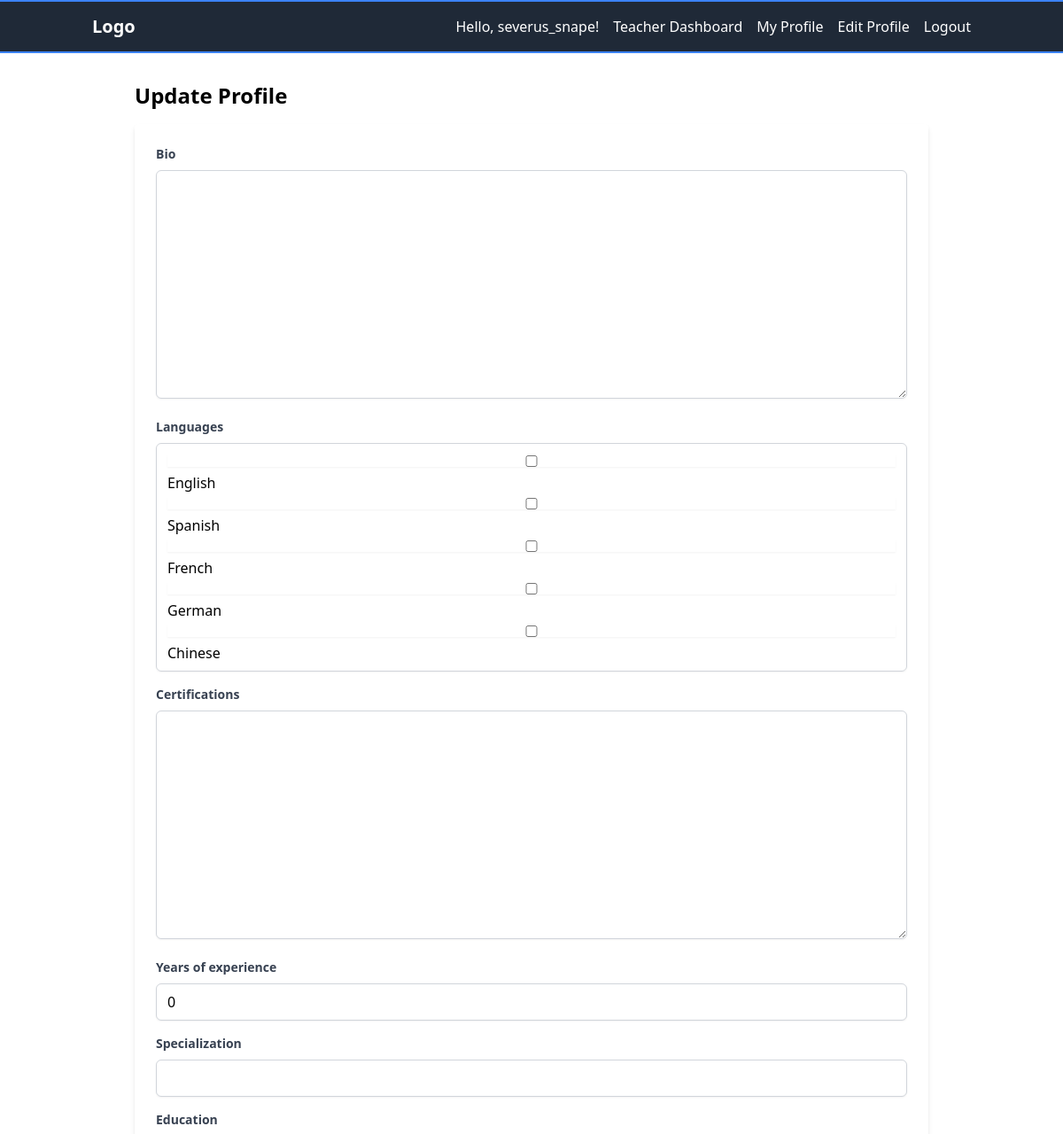
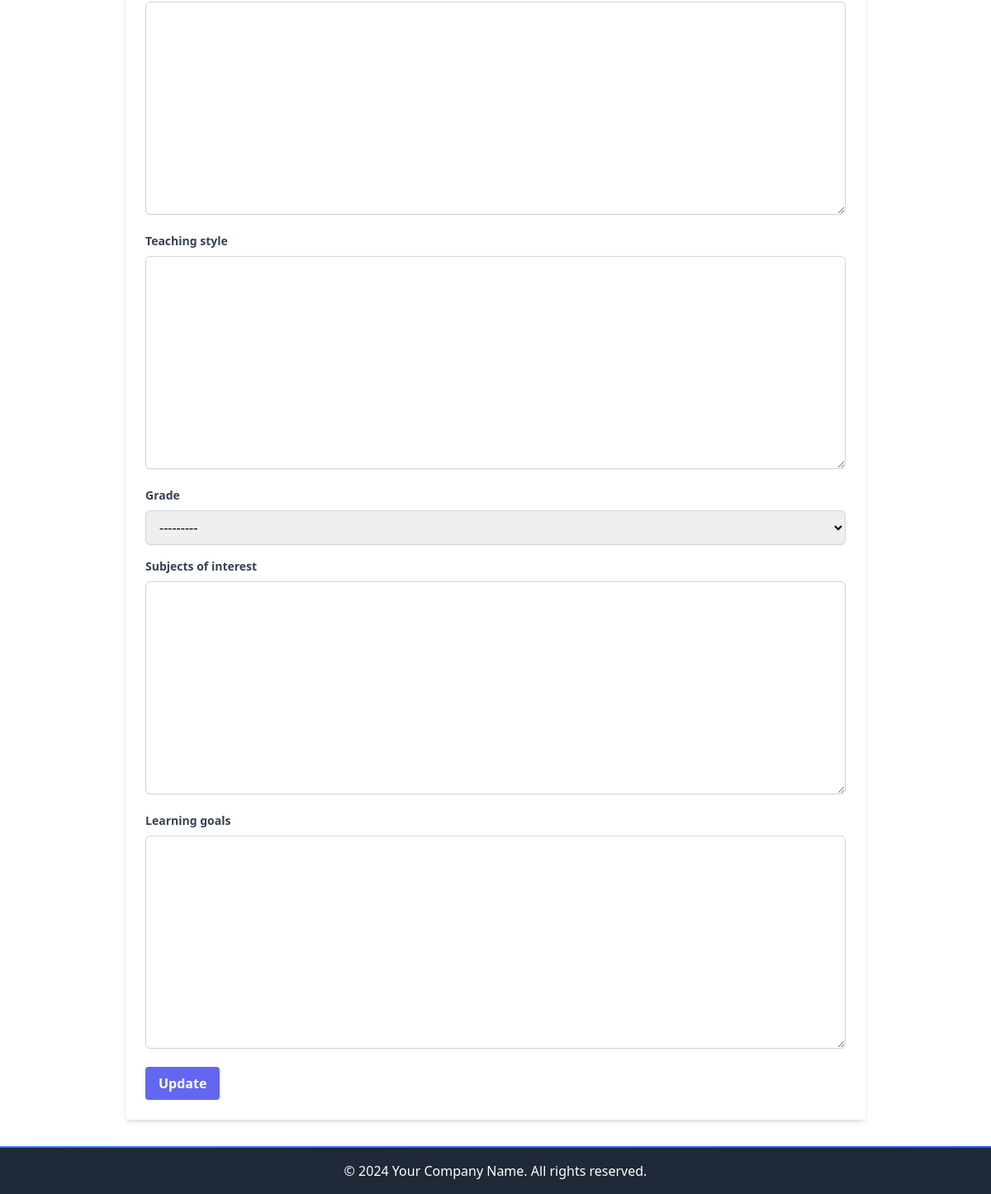
The page /hira/edit_profile/ (signed in) on the database its author committed (2 pictures, top to bottom).
### hira/models.py (models this page shows, shortened)
class CustomUser(AbstractUser):
    USER_TYPES = [
        ('student', 'Student'),
        ('teacher', 'Teacher'),
    ]
    user_type = models.CharField(max_length=10, choices=USER_TYPES)
    @property
    def is_teacher(self):
        return self.user_type == 'teacher'

class Profile(models.Model):
    LANGUAGE_CHOICES = [
        ('EN', 'English'),
        ('ES', 'Spanish'),
        ('FR', 'French'),
        ('DE', 'German'),
        ('ZH', 'Chinese'),
    ]
    GRADE_CHOICES = [
        ('1', '1st Grade'),
        ('2', '2nd Grade'),
        ('12', '12th Grade'),
        ('UG', 'Undergraduate'),
        ('PG', 'Postgraduate'),
    ]
    user = models.OneToOneField(CustomUser, on_delete=models.CASCADE, related_name='profile')
    bio = models.TextField(blank=True)
    languages = models.CharField(max_length=100, choices=LANGUAGE_CHOICES, blank=True)
    certifications = models.TextField(blank=True, help_text="List your certifications, separated by commas")
    years_of_experience = models.PositiveIntegerField(default=0)
    specialization = models.CharField(max_length=100, blank=True)
    education = models.TextField(blank=True, help_text="Your educational background")
    teaching_style = models.TextField(blank=True, help_text="Describe your teaching approach")
    grade = models.CharField(max_length=2, choices=GRADE_CHOICES, blank=True)
    subjects_of_interest = models.TextField(blank=True, help_text="List subjects you're interested in, separated by commas")
    learning_goals = models.TextField(blank=True, help_text="Describe your learning goals")

### hira/views.py (the view)
# urls.py: path('edit_profile/', views.edit_profile, name='edit_profile'),
@login_required
def edit_profile(request):
    profile = get_object_or_404(Profile, user=request.user)
    if request.method == 'POST':
        form = ProfileUpdateForm(request.POST, instance=profile)
        if form.is_valid():
            form.save()
            return redirect('profile', username=request.user.username)
    else:
        form = ProfileUpdateForm(instance=profile)
    return render(request, 'hira/edit_profile.html', {'form': form})

### hira/forms.py (shortened to what this page needs)
class ProfileUpdateForm(forms.ModelForm):
    languages = forms.MultipleChoiceField(
        choices=Profile.LANGUAGE_CHOICES,
        widget=forms.CheckboxSelectMultiple,
        required=False
    )
    class Meta:
        model = Profile
        fields = [
            'bio', 'languages',
            'certifications', 'years_of_experience', 'specialization', 'education', 'teaching_style',
            'grade', 'subjects_of_interest', 'learning_goals'
        ]
    def __init__(self, *args, **kwargs):
        super().__init__(*args, **kwargs)
        for field in self.fields.values():
            field.widget.attrs.update({
                'class': 'w-full px-3 py-2 border border-gray-300 rounded-md shadow-sm focus:outline-none focus:ring-indigo-500 focus:border-indigo-500'
            })
        self.fields['bio'].widget.attrs.update({
            'class': 'w-full px-3 py-2 border border-gray-300 rounded-md shadow-sm focus:outline-none focus:ring-indigo-500 focus:border-indigo-500'
        })

### hira/templates/hira/edit_profile.html (shortened to what this page needs)
{% extends 'hira/layout.html' %}
{% block body %}
{% block content %}
  <div class="max-w-4xl mx-auto py-8">
    <h2 class="text-2xl font-bold mb-4">Update Profile</h2>
    <form method="post" class="bg-white shadow-md rounded p-6" enctype="multipart/form-data">
      {% for field in form %}
        <div class="mb-4{% if field.errors %} has-error{% endif %}">
          <label for="{{ field.id_for_label }}" class="block text-gray-700 text-sm font-bold mb-2">
            {{ field.label }}
          </label>
          {{ field }}
        </div>
      {% endfor %}
      <div class="form-group">
        <button type="submit" class="bg-indigo-500 hover:bg-indigo-700 text-white font-bold py-2 px-4 rounded focus:outline-none focus:shadow-outline">
          Update
        </button>
      </div>
    </form>
  </div>
{% endblock %}
{% endblock %}

### hira/templates/hira/layout.html (shortened to what this page needs)
{% load static %}
<!DOCTYPE html>
<html lang="en">
    <head>
        <link href="https://cdn.jsdelivr.net/npm/tailwindcss@2.2.19/dist/tailwind.min.css" rel="stylesheet">
        <link rel="stylesheet" type="text/css" href="https://cdn.jsdelivr.net/npm/slick-carousel@1.8.1/slick/slick.css"/>
        <link rel="stylesheet" type="text/css" href="https://cdn.jsdelivr.net/npm/slick-carousel@1.8.1/slick/slick-theme.css"/>
        <link href="{% static '/css/styles.css' %}" rel="stylesheet">
    </head>
    <body class="flex flex-col min-h-screen">
        <header class="sticky left-0 right-0 bg-gray-800 text-white z-50 navbar-glow">
            <nav class="container mx-auto px-4 py-4 flex items-center justify-between">
                <div class="flex items-center space-x-4">
                    <a href="{% url 'index' %}" class="text-xl font-bold">Logo</a>
                </div>
                <div class="hidden md:flex items-center space-x-4">
                    {% if user.is_authenticated %}
                        <span>Hello, {{ user.username }}!</span>
                        <a href="{% url 'home' %}" class="hover:text-gray-300">{% if user.is_teacher %}Teacher {% elif user.is_student %}Student {% endif %}Dashboard</a>
                        <a href="{% url 'profile' user.username %}" class="hover:text-gray-300">My Profile</a>
                        <a href="{% url 'edit_profile' %}" class="hover:text-gray-300">Edit Profile</a>
                        <form action="{% url 'logout' %}" method="post" class="inline">
                            <button type="submit" class="hover:text-gray-300">Logout</button>
                        </form>
                    {% else %}
                        <a href="{% url 'login' %}" class="hover:text-gray-300">Login</a>
                        <a href="{% url 'signup' %}" class="hover:text-gray-300">Sign Up</a>
                    {% endif %}
                </div>
            </nav>
        </header>
        <main class="flex-grow">
            {% block body %}
            {% endblock %}
        </main>
        <div class="section-separator"></div>
        <footer class="bg-gray-800 text-white py-4">
            <div class="container mx-auto px-4 text-center">
                <p>&copy; 2024 Your Company Name. All rights reserved.</p>
            </div>
        </footer>
    </body>
</html>

### hira/static/css/styles.css (style rules this page uses)
.section-separator { width: 100%; }
.navbar-glow::before, .navbar-glow::after { content: ""; position: absolute; left: 0; right: 0; height: 2px; background-color: #3b82f6; }
.navbar-glow::before { top: 0; }
.navbar-glow::after { bottom: 0; }
.navbar-glow::before, .navbar-glow::after { animation: navbar-glow 3s infinite; }
.glowing-line, .section-separator { height: 2px; background: linear-gradient(90deg, #3b82f6, #2563eb, #3b82f6); background-size: 200% 100%; animation: glowing-line 3s infinite; }

### rows shown on the page
CustomUser: username "severus_snape"
Profile: form "☐ ☐ ☐ ☐ ☐" "0" "---------"

### other values the page prints
{{ field.label }} "Bio" "Languages" "Certifications" "Years of experience" "Specialization" "Education" "Teaching style" "Grade" "Subjects of interest" "Learning goals"
